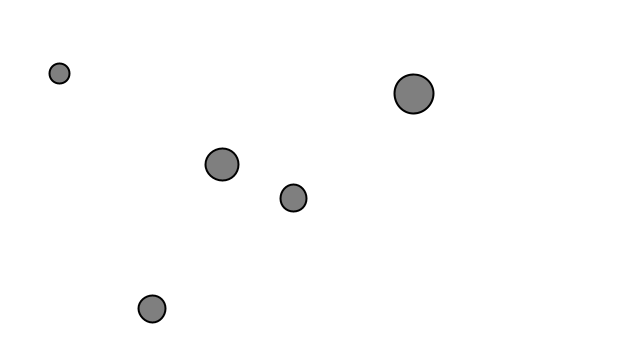
Frame 1 (no input)
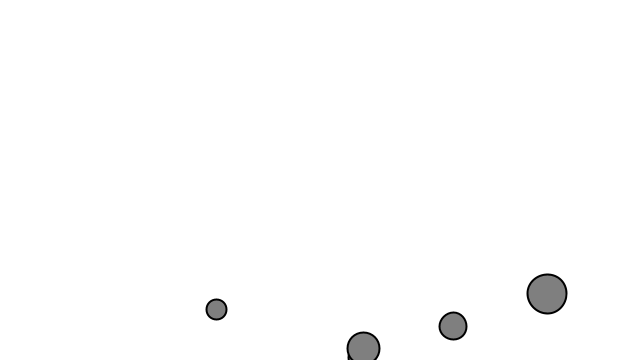
Frame 60 (the mouse pressed at the canvas centre just before this capture)
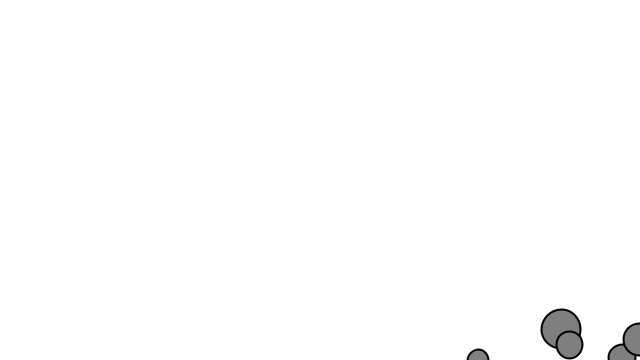
Frame 120 (the mouse held since frame 60 and released just before this capture)

The Processing sketch that drew these frames (run headless with seeded random() and noise(); from frame 60 on, the mouse is pressed at the canvas centre):

// Processing sketch: Particle_on_screen
// ── Particle_on_screen.pde
Mover[] movers;

void setup() {
  size(640, 360);
  movers = new Mover[5];
  for (int i = 0; i < movers.length; i++) {
    movers[i] = new Mover();
  }
}

void draw() {
  background(255);

  for (Mover mover : movers) {

    PVector gravity = new PVector(0, 0.3);
    mover.applyForce(gravity);

    PVector wind = new PVector(0.2, 0);
    mover.applyForce(wind);

    mover.update();
    mover.checkEdges();
    mover.display();
  }
}

// ── mover.pde
class Mover {

  PVector position;
  PVector velocity;
  PVector acceleration;
  float mass;

  Mover() {
    position = new PVector(random(width), random(height));
    velocity = new PVector(0, 0);
    acceleration = new PVector(0, 0);
    mass = random(1, 2);
  }

  //Newton's 2nd law (the beginning)
  void applyForce(PVector force) {
    PVector copyForce = PVector.div(force, mass);
    acceleration.add(copyForce);
  }

  void update() {
    velocity.add(acceleration);
    position.add(velocity);
    velocity.limit(5);
    acceleration.mult(0);
  }

  void display() {
    stroke(0);
    strokeWeight(2);
    fill(127);
    ellipse(position.x, position.y, mass * 20, mass * 20);
  }

  void checkEdges() {

    if (position.x > width) {
      position.x = width;
      velocity.x *= -1;
    } else if (position.x < 0) {
      velocity.x *= -1;
      position.x = 0;
    }

    if (position.y > height) {
      velocity.y *= -1;
      position.y = height;
    }
  }
}
